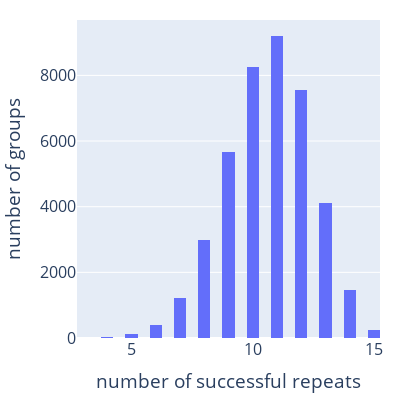

The cell this chart's notebook holds for it:
### Code cell
counts = grp.count()["session_id"]
fig = px.histogram(counts, x="session_id", nbins=50, width=400, height=400)
# tighten margins
fig.update_layout(margin=dict(l=20, r=20, t=20, b=20))
fig.update_xaxes(title_text="number of successful repeats")
fig.update_yaxes(title_text="number of groups")
fig.update_layout(font_size=16)
# save figure
fig.write_image("../../reports/particle_packing/figures/sobol_repeats_histogram.png")
# save html
fig.write_html("../../reports/particle_packing/figures/sobol_repeats_histogram.html")
fig

### Figure 1 — Plotly figure (JSON) as saved in the notebook; plotly's stock layout.template omitted (floating-point values rounded to 4 significant figures; data arrays with more than 128 entries replaced by an {"elided": "..."} marker saying what was removed)
{"data": [{"alignmentgroup": "True", "bingroup": "x", "hovertemplate": "session_id=%{x}<br>count=%{y}<extra></extra>", "legendgroup": "", "marker": {"color": "#636efa", "pattern": {"shape": ""}}, "name": "", "nbinsx": 50, "offsetgroup": "", "orientation": "v", "showlegend": false, "type": "histogram", "x": {"elided": "41228 int values"}, "xaxis": "x", "yaxis": "y"}], "layout": {"barmode": "relative", "font": {"size": 16}, "height": 400, "legend": {"tracegroupgap": 0}, "margin": {"b": 20, "l": 20, "r": 20, "t": 20}, "width": 400, "xaxis": {"anchor": "y", "domain": [0, 1], "title": {"text": "number of successful repeats"}}, "yaxis": {"anchor": "x", "domain": [0, 1], "title": {"text": "number of groups"}}}}
